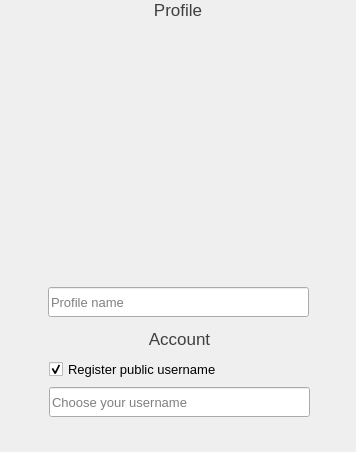
               <widget class="QWidget" name="createAccountPage">
                <layout class="QVBoxLayout" name="verticalLayout_5">
                 <property name="spacing">
                  <number>0</number>
                 </property>
                 <property name="leftMargin">
                  <number>0</number>
                 </property>
                 <property name="topMargin">
                  <number>0</number>
                 </property>
                 <property name="rightMargin">
                  <number>0</number>
                 </property>
                 <property name="bottomMargin">
                  <number>0</number>
                 </property>
                 <item>
                  <widget class="QWidget" name="profileSectionOuterWidget" native="true">
                   <property name="sizePolicy">
                    <sizepolicy hsizetype="Preferred" vsizetype="MinimumExpanding">
                     <horstretch>0</horstretch>
                     <verstretch>0</verstretch>
                    </sizepolicy>
                   </property>
                   <property name="minimumSize">
                    <size>
                     <width>0</width>
                     <height>0</height>
                    </size>
                   </property>
                   <property name="maximumSize">
                    <size>
                     <width>16777215</width>
                     <height>16777215</height>
                    </size>
                   </property>
                   <layout class="QVBoxLayout" name="profileLayout">
                    <property name="spacing">
                     <number>0</number>
                    </property>
                    <property name="leftMargin">
                     <number>0</number>
                    </property>
                    <property name="topMargin">
                     <number>0</number>
                    </property>
                    <property name="rightMargin">
                     <number>0</number>
                    </property>
                    <property name="bottomMargin">
                     <number>0</number>
                    </property>
                    <item>
                     <widget class="QLabel" name="profileSectionLabel">
                      <property name="sizePolicy">
                       <sizepolicy hsizetype="Preferred" vsizetype="MinimumExpanding">
                        <horstretch>0</horstretch>
                        <verstretch>0</verstretch>
                       </sizepolicy>
                      </property>
                      <property name="font">
                       <font>
                        <pointsize>13</pointsize>
                       </font>
                      </property>
                      <property name="styleSheet">
                       <string notr="true">color: rgb(63, 63, 63)</string>
                      </property>
                      <property name="text">
                       <string>Profile</string>
                      </property>
                      <property name="alignment">
                       <set>Qt::AlignCenter</set>
                      </property>
                     </widget>
                    </item>
                    <item>
                     <widget class="QWidget" name="profileSectionInnerWidget" native="true">
                      <property name="styleSheet">
                       <string notr="true"/>
                      </property>
                      <layout class="QVBoxLayout" name="verticalLayout">
                       <property name="spacing">
                        <number>0</number>
                       </property>
                       <property name="leftMargin">
                        <number>0</number>
                       </property>
                       <property name="topMargin">
                        <number>0</number>
                       </property>
                       <property name="rightMargin">
                        <number>0</number>
                       </property>
                       <property name="bottomMargin">
                        <number>0</number>
                       </property>
                       <item>
                        <widget class="QWidget" name="gridWidget" native="true">
                         <layout class="QVBoxLayout" name="verticalLayout_6">
                          <property name="spacing">
                           <number>3</number>
                          </property>
                          <property name="leftMargin">
                           <number>0</number>
                          </property>
                          <property name="topMargin">
                           <number>0</number>
                          </property>
                          <property name="rightMargin">
                           <number>0</number>
                          </property>
                          <property name="bottomMargin">
                           <number>0</number>
                          </property>
                          <item>
                           <layout class="QHBoxLayout" name="horizontalLayout_2">
                            <property name="topMargin">
                             <number>0</number>
                            </property>
                            <item>
                             <widget class="PhotoboothWidget" name="setAvatarWidget" native="true">
                              <property name="sizePolicy">
                               <sizepolicy hsizetype="Fixed" vsizetype="Fixed">
                                <horstretch>0</horstretch>
                                <verstretch>0</verstretch>
                               </sizepolicy>
                              </property>
                              <property name="minimumSize">
                               <size>
                                <width>261</width>
                                <height>261</height>
                               </size>
                              </property>
                              <property name="maximumSize">
                               <size>
                                <width>16777215</width>
                                <height>16777215</height>
                               </size>
                              </property>
                              <property name="styleSheet">
                               <string notr="true"/>
                              </property>
                             </widget>
                            </item>
                           </layout>
                          </item>
                          <item>
                           <spacer name="verticalSpacer_9">
                            <property name="orientation">
                             <enum>Qt::Vertical</enum>
                            </property>
                            <property name="sizeType">
                             <enum>QSizePolicy::Minimum</enum>
                            </property>
                            <property name="sizeHint" stdset="0">
                             <size>
                              <width>20</width>
                              <height>3</height>
                             </size>
                            </property>
                           </spacer>
                          </item>
                          <item>
                           <widget class="QWidget" name="fullNameWidget" native="true">
                            <property name="minimumSize">
                             <size>
                              <width>0</width>
                              <height>30</height>
                             </size>
                            </property>
                            <property name="maximumSize">
                             <size>
                              <width>16777215</width>
                              <height>16777215</height>
                             </size>
                            </property>
                            <layout class="QHBoxLayout" name="horizontalLayout_9">
                             <property name="spacing">
                              <number>0</number>
                             </property>
                             <property name="leftMargin">
                              <number>0</number>
                             </property>
                             <property name="topMargin">
                              <number>0</number>
                             </property>
                             <property name="rightMargin">
                              <number>0</number>
                             </property>
                             <property name="bottomMargin">
                              <number>0</number>
                             </property>
                             <item>
                              <spacer name="horizontalSpacer_5">
                               <property name="orientation">
                                <enum>Qt::Horizontal</enum>
                               </property>
                               <property name="sizeHint" stdset="0">
                                <size>
                                 <width>40</width>
                                 <height>20</height>
                                </size>
                               </property>
                              </spacer>
                             </item>
                             <item>
                              <widget class="QLineEdit" name="fullNameEdit">
                               <property name="minimumSize">
                                <size>
                                 <width>261</width>
                                 <height>30</height>
                                </size>
                               </property>
                               <property name="maximumSize">
                                <size>
                                 <width>200</width>
                                 <height>16777215</height>
                                </size>
                               </property>
                               <property name="font">
                                <font>
                                 <pointsize>10</pointsize>
                                </font>
                               </property>
                               <property name="toolTip">
                                <string/>
                               </property>
                               <property name="placeholderText">
                                <string>Profile name</string>
                               </property>
                              </widget>
                             </item>
                             <item>
                              <spacer name="horizontalSpacer_15">
                               <property name="orientation">
                                <enum>Qt::Horizontal</enum>
                               </property>
                               <property name="sizeHint" stdset="0">
                                <size>
                                 <width>40</width>
                                 <height>20</height>
                                </size>
                               </property>
                              </spacer>
                             </item>
                            </layout>
                           </widget>
                          </item>
                         </layout>
                        </widget>
                       </item>
                      </layout>
                     </widget>
                    </item>
                   </layout>
                  </widget>
                 </item>
                 <item>
                  <widget class="QWidget" name="accountSectionOuterWidget" native="true">
                   <layout class="QVBoxLayout" name="verticalLayout_2">
                    <property name="spacing">
                     <number>3</number>
                    </property>
                    <property name="leftMargin">
                     <number>0</number>
                    </property>
                    <property name="topMargin">
                     <number>0</number>
                    </property>
                    <property name="rightMargin">
                     <number>0</number>
                    </property>
                    <property name="bottomMargin">
                     <number>0</number>
                    </property>
                    <item>
                     <spacer name="verticalSpacer_8">
                      <property name="orientation">
                       <enum>Qt::Vertical</enum>
                      </property>
                      <property name="sizeType">
                       <enum>QSizePolicy::Minimum</enum>
                      </property>
                      <property name="sizeHint" stdset="0">
                       <size>
                        <width>20</width>
                        <height>12</height>
                       </size>
                      </property>
                     </spacer>
                    </item>
                    <item>
                     <widget class="QWidget" name="accountSectionInnerWidget" native="true">
                      <property name="styleSheet">
                       <string notr="true"/>
                      </property>
                      <layout class="QVBoxLayout" name="verticalLayout_9">
                       <property name="topMargin">
                        <number>0</number>
                       </property>
                       <property name="bottomMargin">
                        <number>0</number>
                       </property>
                       <item>
                        <layout class="QGridLayout" name="gridLayout_6">
                         <property name="topMargin">
                          <number>0</number>
                         </property>
                         <property name="verticalSpacing">
                          <number>3</number>
                         </property>
                         <item row="1" column="0">
                          <widget class="QWidget" name="verticalWidget1" native="true">
                           <property name="sizePolicy">
                            <sizepolicy hsizetype="Fixed" vsizetype="MinimumExpanding">
                             <horstretch>0</horstretch>
                             <verstretch>0</verstretch>
                            </sizepolicy>
                           </property>
                           <layout class="QVBoxLayout" name="verticalLayout_11">
                            <property name="spacing">
                             <number>2</number>
                            </property>
                            <property name="leftMargin">
                             <number>0</number>
                            </property>
                            <property name="topMargin">
                             <number>0</number>
                            </property>
                            <property name="rightMargin">
                             <number>0</number>
                            </property>
                            <property name="bottomMargin">
                             <number>0</number>
                            </property>
                            <item>
                             <layout class="QGridLayout" name="gridLayout_9">
                              <property name="topMargin">
                               <number>0</number>
                              </property>
                              <property name="rightMargin">
                               <number>0</number>
                              </property>
                              <property name="horizontalSpacing">
                               <number>0</number>
                              </property>
                              <property name="verticalSpacing">
                               <number>5</number>
                              </property>
                              <item row="3" column="2">
                               <layout class="QHBoxLayout" name="horizontalLayout_8">
                                <item>
                                 <spacer name="horizontalSpacer_2">
                                  <property name="orientation">
                                   <enum>Qt::Horizontal</enum>
                                  </property>
                                  <property name="sizeType">
                                   <enum>QSizePolicy::Fixed</enum>
                                  </property>
                                  <property name="sizeHint" stdset="0">
                                   <size>
                                    <width>7</width>
                                    <height>0</height>
                                   </size>
                                  </property>
                                 </spacer>
                                </item>
                                <item>
                                 <widget class="QLabel" name="lookupStatusLabel">
                                  <property name="minimumSize">
                                   <size>
                                    <width>30</width>
                                    <height>30</height>
                                   </size>
                                  </property>
                                  <property name="text">
                                   <string/>
                                  </property>
                                 </widget>
                                </item>
                               </layout>
                              </item>
                              <item row="2" column="2">
                               <spacer name="horizontalSpacer_9">
                                <property name="orientation">
                                 <enum>Qt::Horizontal</enum>
                                </property>
                                <property name="sizeType">
                                 <enum>QSizePolicy::Fixed</enum>
                                </property>
                                <property name="sizeHint" stdset="0">
                                 <size>
                                  <width>37</width>
                                  <height>0</height>
                                 </size>
                                </property>
                               </spacer>
                              </item>
                              <item row="0" column="1">
                               <widget class="QLabel" name="accountSectionLabel">
                                <property name="sizePolicy">
                                 <sizepolicy hsizetype="MinimumExpanding" vsizetype="MinimumExpanding">
                                  <horstretch>0</horstretch>
                                  <verstretch>0</verstretch>
                                 </sizepolicy>
                                </property>
                                <property name="maximumSize">
                                 <size>
                                  <width>16777215</width>
                                  <height>30</height>
                                 </size>
                                </property>
                                <property name="font">
                                 <font>
                                  <pointsize>13</pointsize>
                                 </font>
                                </property>
                                <property name="styleSheet">
                                 <string notr="true">color: rgb(63, 63, 63)</string>
                                </property>
                                <property name="text">
                                 <string>Account</string>
                                </property>
                                <property name="alignment">
                                 <set>Qt::AlignCenter</set>
                                </property>
                               </widget>
                              </item>
                              <item row="4" column="0">
                               <spacer name="horizontalSpacer_7">
                                <property name="orientation">
                                 <enum>Qt::Horizontal</enum>
                                </property>
                                <property name="sizeHint" stdset="0">
                                 <size>
                                  <width>40</width>
                                  <height>20</height>
                                 </size>
                                </property>
                               </spacer>
                              </item>
                              <item row="2" column="1">
                               <widget class="QCheckBox" name="signUpCheckbox">
                                <property name="minimumSize">
                                 <size>
                                  <width>0</width>
                                  <height>25</height>
                                 </size>
                                </property>
                                <property name="maximumSize">
                                 <size>
                                  <width>16777215</width>
                                  <height>25</height>
                                 </size>
                                </property>
                                <property name="font">
                                 <font>
                                  <pointsize>10</pointsize>
                                 </font>
                                </property>
                                <property name="toolTip">
                                 <string>Register your username.
This will reserve the username so that only you can use it.
Your friends will be able to call you with your usename
instead of using your ID.</string>
                                </property>
                                <property name="accessibleName">
                                 <string>Public username checkbox</string>
                                </property>
                                <property name="accessibleDescription">
                                 <string>Checkbox selecting if the user wants a public username</string>
                                </property>
                                <property name="text">
                                 <string>Register public username</string>
                                </property>
                                <property name="checked">
                                 <bool>true</bool>
                                </property>
                               </widget>
                              </item>
                              <item row="3" column="1">
                               <widget class="QWidget" name="usernameWidget" native="true">
                                <property name="sizePolicy">
                                 <sizepolicy hsizetype="Preferred" vsizetype="MinimumExpanding">
                                  <horstretch>0</horstretch>
                                  <verstretch>0</verstretch>
                                 </sizepolicy>
                                </property>
                                <property name="minimumSize">
                                 <size>
                                  <width>0</width>
                                  <height>30</height>
                                 </size>
                                </property>
                                <property name="maximumSize">
                                 <size>
                                  <width>16777215</width>
                                  <height>30</height>
                                 </size>
                                </property>
                                <layout class="QHBoxLayout" name="usernameLayout">
                                 <property name="spacing">
                                  <number>0</number>
                                 </property>
                                 <property name="leftMargin">
                                  <number>0</number>
                                 </property>
                                 <property name="topMargin">
                                  <number>0</number>
                                 </property>
                                 <property name="rightMargin">
                                  <number>0</number>
                                 </property>
                                 <property name="bottomMargin">
                                  <number>0</number>
                                 </property>
                                 <item>
                                  <widget class="QLineEdit" name="usernameEdit">
                                   <property name="minimumSize">
                                    <size>
                                     <width>261</width>
                                     <height>30</height>
                                    </size>
                                   </property>
                                   <property name="maximumSize">
                                    <size>
                                     <width>200</width>
                                     <height>16777215</height>
                                    </size>
                                   </property>
                                   <property name="font">
                                    <font>
                                     <pointsize>10</pointsize>
                                    </font>
                                   </property>
                                   <property name="toolTip">
                                    <string>Public username edit</string>
                                   </property>
                                   <property name="accessibleName">
                                    <string/>
                                   </property>
                                   <property name="placeholderText">
                                    <string>Choose your username</string>
                                   </property>
                                   <property name="clearButtonEnabled">
                                    <bool>true</bool>
                                   </property>
                                  </widget>
                                 </item>
                                </layout>
                               </widget>
                              </item>
                              <item row="3" column="0">
                               <spacer name="horizontalSpacer_6">
                                <property name="orientation">
                                 <enum>Qt::Horizontal</enum>
                                </property>
                                <property name="sizeHint" stdset="0">
                                 <size>
                                  <width>40</width>
                                  <height>20</height>
                                 </size>
                                </property>
                               </spacer>
                              </item>
                              <item row="4" column="1">
                               <widget class="SectionWidget" name="expandablePasswordWidget" native="true">
                                <property name="sizePolicy">
                                 <sizepolicy hsizetype="MinimumExpanding" vsizetype="MinimumExpanding">
                                  <horstretch>0</horstretch>
                                  <verstretch>0</verstretch>
                                 </sizepolicy>
                                </property>
                                <property name="minimumSize">
                                 <size>
                                  <width>261</width>
                                  <height>30</height>
                                 </size>
                                </property>
                                <property name="maximumSize">
                                 <size>
                                  <width>261</width>
                                  <height>30</height>
                                 </size>
                                </property>
                               </widget>
                              </item>
                              <item row="1" column="1">
                               <spacer name="verticalSpacer">
                                <property name="orientation">
                                 <enum>Qt::Vertical</enum>
                                </property>
                                <property name="sizeType">
                                 <enum>QSizePolicy::Fixed</enum>
                                </property>
                                <property name="sizeHint" stdset="0">
                                 <size>
                                  <width>20</width>
                                  <height>3</height>
                                 </size>
                                </property>
                               </spacer>
                              </item>
                             </layout>
                            </item>
                           </layout>
                          </widget>
                         </item>
                        </layout>
                       </item>
                      </layout>
                     </widget>
                    </item>
                   </layout>
                  </widget>
                 </item>
                </layout>
               </widget>
